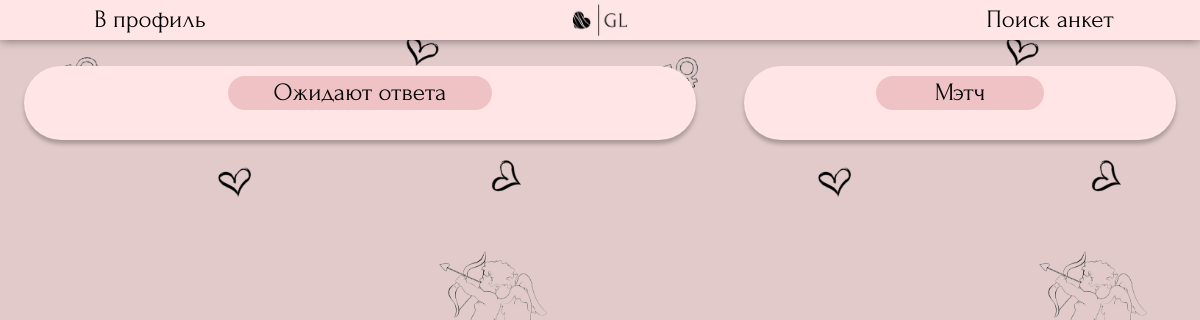
Before: /searching/reactions/ (signed in) with the older database file.
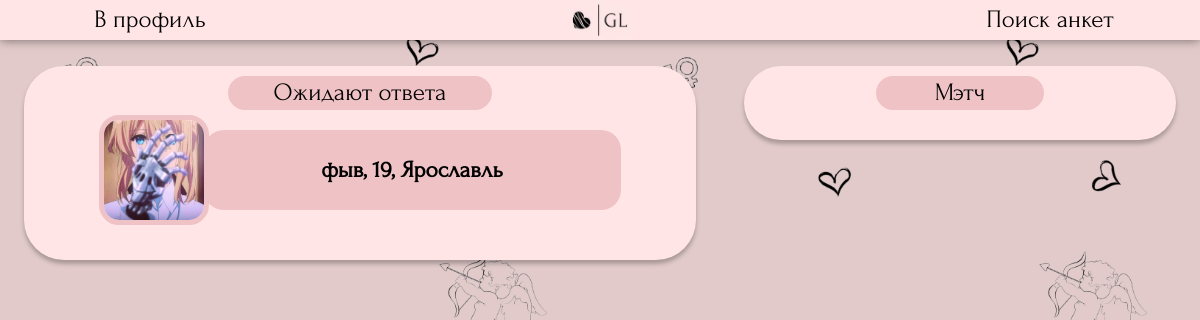
After: the same page with the newer database file.
### searching/models.py (models this page shows, shortened)
class Profile(models.Model):
    genders = (
        ('Парень', 'Парень'),
        ('Девушка', 'Девушка')
    )
    point_of_searching_list = (
        ('Отношения', 'Отношения'),
        ('Свидания', 'Свидания'),
        ('Дружба', 'Дружба'),
        ('Общение', 'Общение'),
    )
    name = models.CharField ('Имя', max_length=50)
    avatar = models.ImageField ('Фото', upload_to='photos/users', default='photos/default_avatar.jpg')
    age = models.IntegerField("Возраст")
    gender = models.CharField ("Пол", choices=genders, max_length=30, default=genders[0])
    point_of_searching = models.CharField ("Цель знакомства", choices=point_of_searching_list, max_length=30, default=point_of_searching_list[0])
    city = models.CharField ('Город', max_length=100, default="Не указано")
    description = models.TextField ('О себе', max_length=300)
    social = models.CharField ('Ссылка на соцсеть', max_length=50, default='@name')
    user = models.OneToOneField(User, verbose_name='Автор анкеты', on_delete=models.CASCADE)
    age_search_min = models.IntegerField("Возраст поиска (от)", default=18)
    age_search_max = models.IntegerField("Возраст поиска (до)", default=100)
    class Meta:
        verbose_name = "Анкета"
        verbose_name_plural = "Анкеты"

### searching/views.py (the view)
class ReactionsView(View):
    def get(self, request):
        reactions = Reactions.objects.all()
        my_reactions = []
        marked_profiles = [] #collect ids
        for reaction in reactions:
            if reaction.like_receiver.username == request.user.username:
                if reaction.viewed == False:
                    marked_profiles.append(reaction.like_sender_profile.id)
                my_reactions.append (reaction.like_sender_profile)
        pairs = NewPair.objects.all()
        my_pairs = []
        for pair in pairs:
            if pair.user1.username == request.user.username:
                if pair.viewed1 == False:
                    marked_profiles.append(pair.profile2.id)
                my_pairs.append(pair.profile2)
            if pair.user2.username == request.user.username:
                if pair.viewed2 == False:
                    marked_profiles.append(pair.profile1.id)
                my_pairs.append(pair.profile1)
        return render(request, 'searching/reactions.html', {'profile_list': my_reactions, 'pair_list':my_pairs, 'marked_profiles': marked_profiles})

### templates/searching/reactions.html (shortened to what this page needs)
{% load static %}
<!DOCTYPE HTML>
<html>
	<head>
        <link rel="stylesheet" href="{% static 'css/reactions.css' %}" type="text/css">
    </head>
    <body>
        <header>
            <button onclick="location.href='/searching/myprofile'">В профиль</button>
            <a class="logocontainer" href="{% url 'profiles' %}"><img class="mainlogo" src='{% static "css/bg_mini.jpg" %}' ></a>
            <button onclick="location.href='/searching'">Поиск анкет</button>
        </header>
        <main>
            <div class="main_list">
                <div class="important">Ожидают ответа</div>
                {% for profile in profile_list %}
                <div class="oneprofile" >
                    <img src="{{profile.avatar.url}}" class="profilephoto">
                    <a href="{% url 'oneprofile' profile.id %}"><h3 class="profiletext">{{profile.name}}, {{profile.age}}, {{profile.city}}</h3></a>
                </div>
            {% endfor %}
            </div>
        </main>
        <aside>
            <div class="main_list">
                <div class="important">Мэтч</div>
            </div>
        </aside>
    </body>
</html>

Changed rows visible on the page:
added Profile: avatar (picture), name "фыв", age "19", city "Ярославль"
